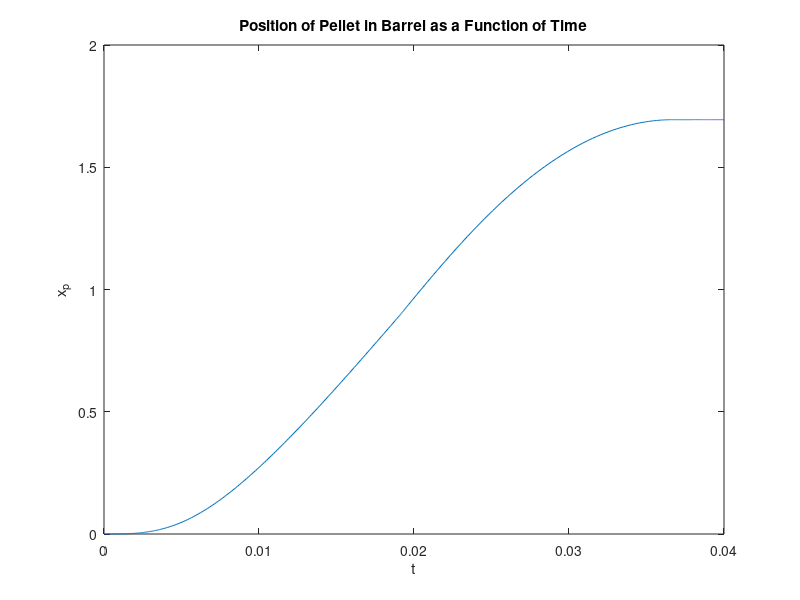
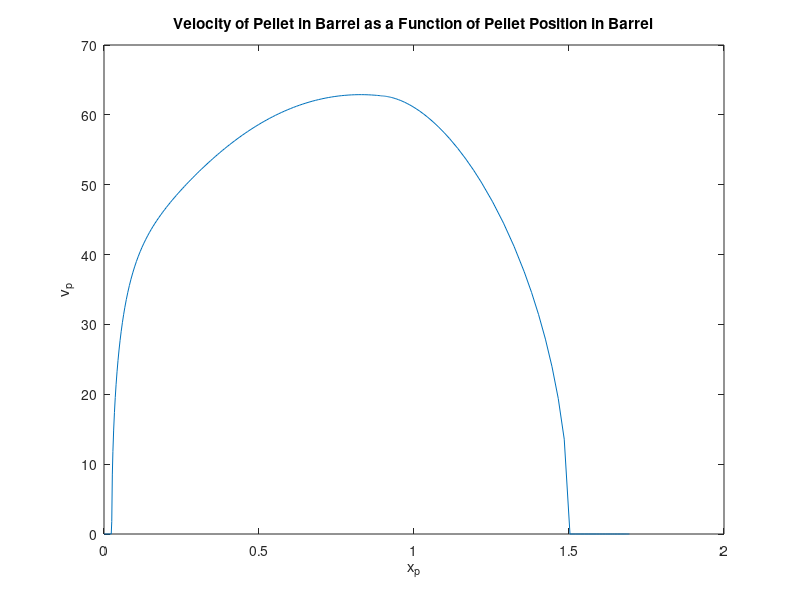
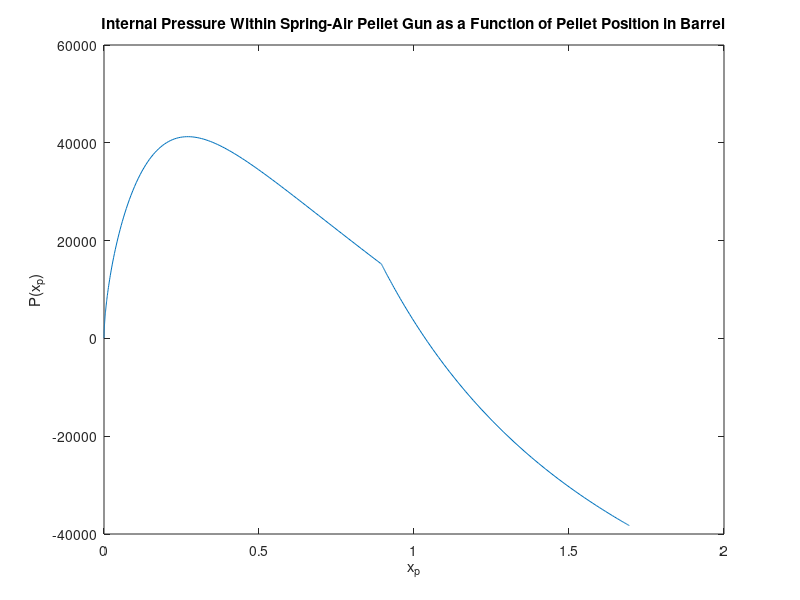

Recreate these plots in MATLAB, in order.
function y = comptonSim %Allows M-file to be called as a function in MATLAB

%Imput Specific Design Values
global m_p m_s r_piston c R f_e mu I_p g P_o V_o k x_s_f x_s_o R_angle

m_p = 0.0012; %mass of pellet ( kg )
m_s = 0.039; %mass of spring piston + 1/3 spring mass ( kg )
r_piston = 0.034798/2; %radius of spring piston in air gun ( m )
c = 0.0133; %caliber ( m )
R = 0; %twist rate of rifling ( 1/m )
f_e = 10; %experimentally quantified elastic compression friction force for pellet-style ( N )
mu = .5; %kinetic coeficient of friction between pellet and barrel materials
I_p = 0.0000000216; %mass moment of inertia of pellet along its lognitudinal central axis ( kg*m^2 )
g = 9.801; %force of local gravitational feild (use standard earth value for analysis) ( m/(kg*s^2) )
P_o = 1.013*10^5; %local atmospheric pressure (normally set at see level for analysis) ( Pa )
V_o = 0.00014255 + 0.000004*2; %Volume of air in cylinder when the air gun is "cocked" ( m^3 )
k = 679.5; %spring constant ( N/m )
x_s_f = 0.040818+0.15138; %compression of spring assembly after cocking ( m )
x_s_o = 0.040818 ; %compression of spring assembly before cocking ( m )
barrel_length = 0.33; % ( m )
R_angle = atan(R*(pi*c)); %Twist angle of Rifling Formula -- Don't Change Formula !!!

%First solve the initial value problem using "ode45"
tspan=[0,0.04];x0=[0;0]; %Time Span ( tspan ) may have to be increased or decreased for different models
options = odeset('RelTol', 1e-7, 'AbsTol', 1e-9);
[t,x] = ode45(@problem_func, tspan, x0, options);
x(:,1) = real((x(:,1) + ((x_s_f-x_s_o)-x(:,1)).*(x(:,1) >= (x_s_f-x_s_o))));x(:,2) = real(x(:,2));

%Make a plot for (t,x_p)
plot(t,x(:,2))
xlabel('t')
ylabel('x_p')
title('Position of Pellet in Barrel as a Function of Time')
shg

#pause

%Next make a plot for (x_p,v_p)
vel_s = real((x(:,1)<(x_s_f-x_s_o)).*(k.*(x_s_f - x(:,1)) - ( (pi.*r_piston^2.*P_o.*V_o)
./(V_o - pi.*r_piston.^2.*x(:,1) + (pi./4).*c.^2.*x(:,2)) ) + pi.*r_piston.^2.*P_o).*((t)./(m_s)));
vel_p = real(sqrt( (SpringEnergy(x(:,1)) - BoreFriction(x(:,1),x(:,2))
- EnergyStoredInCompressedGas(x(:,1),x(:,2)) - (1./2).*m_s.*(max(vel_s)).^2 )
./(m_p + 4.*I_p.*pi.^2.*R.^2)));
figure
plot(x(:,2),vel_p)
xlabel('x_p')
ylabel('v_p')
title('Velocity of Pellet in Barrel as a Function of Pellet Position in Barrel')
shg

#pause

%Next make a plot for (x_p,P(x_p))
Pres = ( (P_o.*V_o)./(V_o - pi.*r_piston.^2.*x(:,1) + (pi./4).*c.^2.*x(:,2)) ) - P_o;
figure
plot(x(:,2),Pres)
xlabel('x_p')
ylabel('P(x_p)')
title('Internal Pressure Within Spring-Air Pellet Gun as a Function of Pellet Position in Barrel')
shg

%Find and display the muzzle velocity ( m/s )
[p8,p8s,p8mu] = polyfit(x(:,2),vel_p,8);
muzzle_velocity = polyval(p8,barrel_length,p8s,p8mu)

%Find and display the muzzle energy ( J )
muzzle_energy = (m_p + 4.*I_p.*pi.^2.*R.^2).*(muzzle_velocity).^2

%Find and display the Maximum Internal Pressure Within Spring-Air Pellet Gun ( Pa )
max_pressure = max(abs(Pres))

arrayLength = length(vel_p)

%sub-function Library for this file

%Preliminary Functions

function f1 = SpringEnergy(x_s)
global m_p m_s r_piston c R f_e mu I_p g P_o V_o k x_s_f x_s_o R_angle;
f1 = k.*(x_s_f.*x_s - (1./2).*x_s.^2);

function f2 = SimpleGravitationalFriction(x_p)
global m_p m_s r_piston c R f_e mu I_p g P_o V_o k x_s_f x_s_o R_angle;
f2 = m_p.*g.*mu.*x_p;

function f4 = LognitudinalRiflingFriction(x_s,x_p)
global m_p m_s r_piston c R f_e mu I_p g P_o V_o k x_s_f x_s_o R_angle;
f4 = (( (4.*I_p.*R.*pi.*mu.*P_o.*V_o)./(m_p.*c.*(cos(R_angle) + mu.*sin(R_angle))) )
.*log(V_o - pi.*r_piston.^2.*x_s + (1./4).*pi.*c.^2.*x_p) - ( (I_p.*R.*pi.^2.*mu.*c.*P_o.*x_p)
./(m_p.*(cos(R_angle) + mu*sin(R_angle))) ));

function f5 = ElasticCompressionFriction(x_p)
global m_p m_s r_piston c R f_e mu I_p g P_o V_o k x_s_f x_s_o R_angle;
f5 = f_e.*mu.*x_p;

function f6 = BoreFriction(x_s,x_p)
global m_p m_s r_piston c R f_e mu I_p g P_o V_o k x_s_f x_s_o R_angle;
f6 = SimpleGravitationalFriction(x_p) + ElasticCompressionFriction(x_p) + LognitudinalRiflingFriction(x_s,x_p);

function f7 = EnergyStoredInCompressedGas(x_s,x_p)
global m_p m_s r_piston c R f_e mu I_p g P_o V_o k x_s_f x_s_o R_angle;
f7 = P_o.*(( (V_o.^2)./(V_o - pi.*r_piston.^2.*x_s + (pi./4).*c.^2.*x_p) ) - V_o - pi.*r_piston.^2.*x_s
+ (pi./4).*c.^2.*x_p);

%Primary ODE system of two linear equations function
function velocity = problem_func(t,x )
global m_p m_s r_piston c R f_e mu I_p g P_o V_o k x_s_f x_s_o R_angle;
%Initialize for a system of ODEs
velocity = zeros(2,1);
%system of two first order ODEs
velocity(1)=(x(1)<(x_s_f-x_s_o)).*(k.*(x_s_f - (x(1) + ((x_s_f-x_s_o)-x(1)).*(x(1) >= (x_s_f-x_s_o))))
- ( (pi.*r_piston^2.*P_o.*V_o)./(V_o - pi.*r_piston.^2.*(x(1) + ((x_s_f-x_s_o)-x(1)).*(x(1)
>= (x_s_f-x_s_o))) + (pi./4).*c.^2.*x(2)) ) + pi.*r_piston.^2.*P_o).*((t)./(m_s));
velocity(2)=sqrt( (SpringEnergy((x(1) + ((x_s_f-x_s_o)-x(1)).*(x(1) >= (x_s_f-x_s_o)))) - BoreFriction((x(1)
+ ((x_s_f-x_s_o)-x(1)).*(x(1) >= (x_s_f-x_s_o))),x(2)) - EnergyStoredInCompressedGas((x(1)
+ ((x_s_f-x_s_o)-x(1)).*(x(1) >= (x_s_f-x_s_o))),x(2)) - (1./2).*m_s.*(max(velocity(1))).^2 )
./(m_p + 4.*I_p.*pi.^2.*R.^2) );
